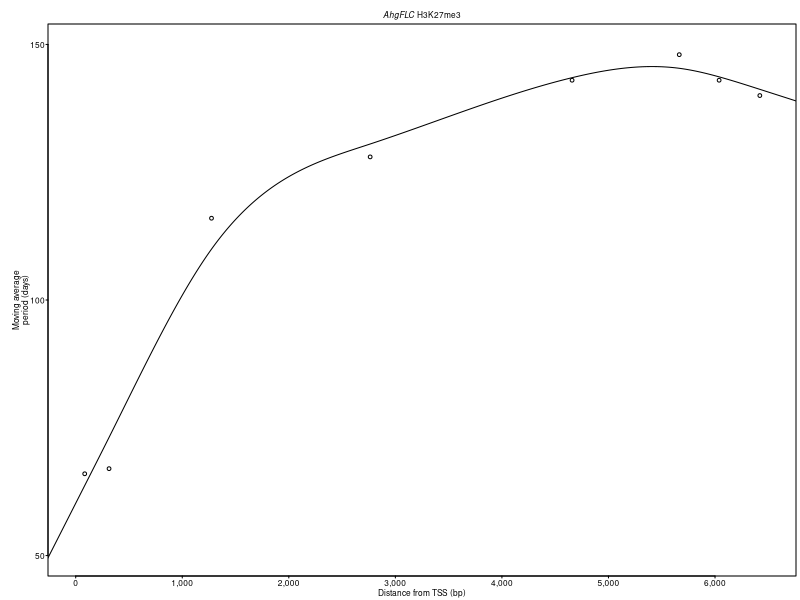

The R script that drew this image:

######### H3K27me3 ##########################################################
y <- read.csv("data/Histone_rep_SMAmean_120925-140916_log10sma_log10his_result.csv", header=T, sep=",")

period<-c(y$sma[which.max(y$r.sqr.K27.I.STM)],y$sma[which.max(y$r.sqr.K27.II.STM)],
		  y$sma[which.max(y$r.sqr.K27.III.STM)],y$sma[which.max(y$r.sqr.K27.IV.STM)],
		  y$sma[which.max(y$r.sqr.K27.V.STM)],y$sma[which.max(y$r.sqr.K27.VI.STM)],
		  y$sma[which.max(y$r.sqr.K27.VII.STM)],y$sma[which.max(y$r.sqr.K27.VIII.STM)])
position <- c(mean(c(45,124)),mean(c(265,361)),mean(c(1231,1318)),mean(c(2689,2838)),mean(c(4600,4717)),
			  mean(c(5613,5716)),mean(c(5993,6084)),mean(c(6363,6478)))


pdf("figs/SMAperiod-K27_STM.pdf", height=0.9, width=2.7)
par(mar=c(1.2,2.4,1.2,0.2))
par(mgp=c(0,0.15,0))
par(ps=6)
plot(position,period,xlim=c(0,6500),ylim=c(50,150),ylab="",xlab="", yaxt="n",xaxt="n",cex=0.5)
axis(side=1,at=c(0,1000,2000,3000,4000,5000,6000),tcl=-0.1,labels=F)
mtext(c("0","1,000","2,000","3,000","4,000","5,000","6,000"),side=1,
	at=c(0,1000,2000,3000,4000,5000,6000),line=-0.3)
axis(side=2,at=seq(50,150,50),tcl=-0.1,las=2)
mtext(side=1,"Distance from TSS (bp)",line=0.2)
mtext("Moving average", side=2, line=1.25)
mtext("period (days)", side=2, line=0.8)
mtext(expression(paste(italic("AhgFLC"), " H3K27me3")), side=3, line=0)

sp <- smooth.spline(position,period,spar=0.4)
x <- seq(-1000,7000,length=10000)
pred <- predict(sp,x)
lines(pred)
dev.off()

